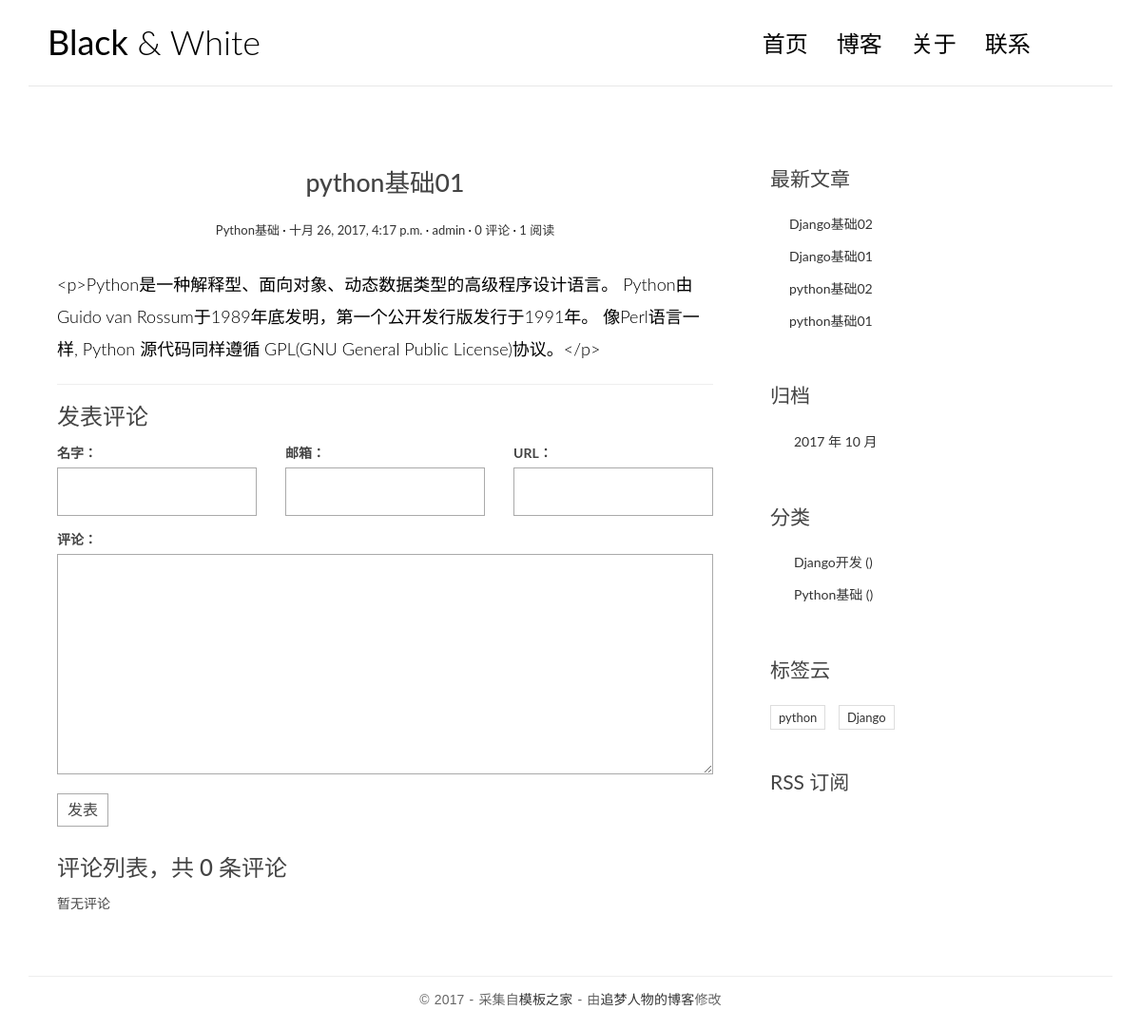
/blog/post/1, run on the app's committed database.
### blog/models.py (models this page shows, shortened)
class Post(models.Model):
    title = models.CharField(max_length=70)
    body = models.TextField()
    created_time = models.DateTimeField()
    modified_time = models.DateTimeField()
    excerpt = models.CharField(max_length=200, blank=True)
    category = models.ForeignKey(Category)
    tags = models.ManyToManyField(Tag, blank=True)
    author = models.ForeignKey(User)
    views = models.PositiveIntegerField(default=0)
    def increase_views(self):
        self.views += 1
        self.save(update_fields=['views'])
    def save(self, *args, **kwargs):
        if not self.excerpt:
            md = markdown.Markdown(extensions=[
                'markdown.extensions.extra',
                'markdown.extensions.codehilite',
            ])
            self.excerpt = strip_tags(md.convert(self.body))[:54]
        super(Post, self).save(*args, **kwargs)

class Category(models.Model):
    name = models.CharField(max_length=100)

class Tag(models.Model):
    name = models.CharField(max_length=100)

### blog/views.py (the view)
# urls.py: url(r'post2/(?P<pk>[0-9]+)$', views.PostDetailView.as_view(), name='detail'),
def detail(request, pk):
    post = get_object_or_404(Post, pk=pk)
    post.increase_views()
    post.body = markdown.markdown(post.body,
                                  extensions=[
                                      'markdown.extensions.extra',
                                      'markdown.extensions.codehilite',
                                      'markdown.extensions.toc',
                                  ])
    form = CommentForm()
    comment_list = post.comment_set.all()
    context = {'post': post,
               'form': form,
               'comment_list': comment_list
               }
    return render(request, 'blog/detail.html', context=context)

### comments/forms.py
class CommentForm(forms.ModelForm):
    class Meta:
        model = Comment
        fields = ['name', 'email', 'url', 'text']

### blog/templatetags/blog_tags.py (called while the page is built)
@register.simple_tag
def get_recent_posts(num=5):
    return Post.objects.all().order_by('-created_time')[:num]

@register.simple_tag
def archives():
    return Post.objects.dates('created_time', 'month', order='DESC')

@register.simple_tag
def get_categories():
    return Category.objects.annotate(num_posts=Count('post')).filter(num_posts__gt=0)

@register.simple_tag
def get_tags():
    return Tag.objects.annotate(num_posts=Count('post')).filter(num_posts__gt=0)

### templates/blog/detail.html (shortened to what this page needs)
{% extends 'blog/base.html' %}
{% block main %}
            <main class="col-md-8">
                <article class="post post-1">
                    <header class="entry-header">
                        <h1 class="entry-title">{{ post.title }}</h1>
                        <div class="entry-meta">
                            <span class="post-category"><a href="#">{{ post.category.name }}</a></span>
                            <span class="post-date"><a href="#"><time class="entry-date"
                                                                      datetime="{{ post.created_time }}">{{ post.created_time }}</time></a></span>
                            <span class="post-author"><a href="#">{{ post.author }}</a></span>
                            <span class="comments-link"><a href="#">{{ post.comment_set.count }} 评论</a></span>
                            <span class="views-count"><a href="#">{{ post.views }} 阅读</a></span>
                        </div>
                    </header>
                    <div class="entry-content clearfix">
                        {{ post.body }}
                    </div>
                </article>
                <section class="comment-area" id="comment-area">
                    <hr>
                    <h3>发表评论</h3>
            <form action="{% url 'comments:post_comment' post.pk %}" method="post" class="comment-form">
              <div class="row">
              <div class="col-md-4">
               <label for="{{ form.name.id_for_label }}">名字：</label>
               {{ form.name }}
              </div>
             <div class="col-md-4">
                <label for="{{ form.email.id_for_label }}">邮箱：</label>
                     {{ form.email }}
                </div>
            <div class="col-md-4">
            <label for="{{ form.url.id_for_label }}">URL：</label>
            {{ form.url }}
            </div>
            <div class="col-md-12">
             <label for="{{ form.text.id_for_label }}">评论：</label>
                 {{ form.text }}
                <button type="submit" class="comment-btn">发表</button>
            </div>
    </div>
    </form>
                    <div class="comment-list-panel">
                        <h3>评论列表，共 <span>{{ post.comment_set.count }}</span> 条评论</h3>
                        <ul class="comment-list list-unstyled">
                            {% for comment in comment_list %}
                            <li class="comment-item">
                                <span class="nickname">{{ comment.name }}</span>
                                <time class="submit-date">{{ comment.created_time }}</time>
                                <div class="text">
                                {{ comment.text }}
                                </div>
                            </li>
                             {% empty %}
                              暂无评论
                            {% endfor %}
                        </ul>
                    </div>
                </section>
            </main>
{% endblock main %}

### templates/blog/base.html (shortened to what this page needs)
<!DOCTYPE html>
<html>
<head>
    {% load staticfiles %}
    {% load blog_tags %}
    <link rel="stylesheet" href="{% static 'blog/css/bootstrap.min.css' %}">
    <link rel="stylesheet" href="http://code.ionicframework.com/ionicons/2.0.1/css/ionicons.min.css">
    <link rel="stylesheet" href="{% static 'blog/css/pace.css' %}">
    <link rel="stylesheet" href="{% static 'blog/css/custom.css' %}">
</head>
<body>
<div class="container">
    <header id="site-header">
        <div class="row">
            <div class="col-md-4 col-sm-5 col-xs-8">
                <div class="logo">
                    <h1><a href="/blog/index"><b>Black</b> &amp; White</a></h1>
                </div>
            </div>
            <div class="col-md-8 col-sm-7 col-xs-4">
                <nav class="main-nav" role="navigation">
                    <div class="collapse navbar-collapse" id="bs-example-navbar-collapse-1">
                        <ul class="nav navbar-nav navbar-right">
                            <li class="cl-effect-11"><a href="/blog/index" data-hover="首页">首页</a></li>
                            <li class="cl-effect-11"><a href="full-width.html" data-hover="博客">博客</a></li>
                            <li class="cl-effect-11"><a href="about.html" data-hover="关于">关于</a></li>
                            <li class="cl-effect-11"><a href="contact.html" data-hover="联系">联系</a></li>
                        </ul>
                    </div>
                </nav>
            </div>
        </div>
    </header>
</div>
<div class="content-body">
    <div class="container">
        <div class="row">
                {% block main %}
                {% endblock main %}
            <aside class="col-md-4">
                <div class="widget widget-recent-posts">
                    <h3 class="widget-title">最新文章</h3>
                    <ul>
                        {% get_recent_posts as recent_post_list %}
                        {% for post in recent_post_list %}
                        <li>
                            <a href="/blog/post/{{ post.pk }}">{{ post.title }}</a>
                        </li>
                        {% empty %}
                        暂无文章！
                        {% endfor %}
                    </ul>
                </div>
                <div class="widget widget-archives">
                    <h3 class="widget-title">归档</h3>
                    <ul>
                        {% archives as date_list %}
                        {% for date in date_list %}
                        <li>
                            <a href="/blog/archives/{{ date.year }}/{{ date.month }}/">{{ date.year }} 年 {{ date.month }} 月</a>
                        </li>
                        {% empty %}
                        暂无文章！
                        {% endfor %}
                    </ul>
                </div>
                <div class="widget widget-category">
                    <h3 class="widget-title">分类</h3>
                    <ul>
                        {% get_categories as category_list %}
                        {% for categoty in  category_list %}
                        <li>
                            <a href="/blog/category/{{ categoty.pk }}/">{{ categoty.name }} <span class="post-count">({{ category.num_posts }})</span></a>
                        </li>
                        {% empty %}
                        暂无分类！
                        {% endfor %}
                    </ul>
                </div>
               <div class="widget widget-tag-cloud">
                   <h3 class="widget-title">标签云</h3>
                    {% get_tags as tag_list %}
                    <ul>
                        {% for tag in tag_list %}
                        <li>
                            <a href="/blog/tag/{{ tag.pk }}">{{ tag.name }}</a>
                        </li>
                            {% empty %}
                            暂无标签！
                            {% endfor %}
                    </ul>
                </div>
                <div class="rss">
                    <a href=""> RSS 订阅</a>
                </div>
            </aside>
        </div>
    </div>
</div>
<footer id="site-footer">
    <div class="container">
        <div class="row">
            <div class="col-md-12">
                <p class="copyright">&copy 2017 - 采集自<a href="http://www.cssmoban.com/"
                                                        target="_blank" title="模板之家">模板之家</a>
                    - 由<a href="http://zmrenwu.com/" title="网页模板" target="_blank">追梦人物的博客</a>修改
                </p>
            </div>
        </div>
    </div>
</footer>
</body>
</html>

### blog/static/blog/css/custom.css (style rules this page uses)
* { outline: none; }
h1, h2, h3, h4, h5, h6 { margin-top: 0; }
b { font-weight: 400; }
a { color: #333; }
body { color: #444; font-family: 'Lato', sans-serif; }
p { font-family: 'Ubuntu', sans-serif; font-weight: 400; word-spacing: 1px; letter-spacing: 0.01em; }
#site-header { background-color: #FFF; padding: 25px 20px; margin-bottom: 40px; border-bottom: 1px solid #e7e7e7; }
.logo h1 a { color: #000; }
.logo h1 { margin: 0; font-family: 'Lato', sans-serif; font-weight: 300; }
.main-nav { margin-top: 11px; max-width: 95%; }
.main-nav a { color: #000000 !important; padding: 0 0 5px 0 !important; margin-right: 30px; font-family: 'Lato', sans-serif; font-weight: 300; font-size: 24px; }
.cl-effect-11 a { padding: 10px 0; color: #0972b4; text-shadow: none; }
.cl-effect-11 a::before { position: absolute; top: 0; left: 0; overflow: hidden; padding: 0 0 5px 0 !important; max-width: 0; border-bottom: 1px solid #000; color: #000; content: attr(data-hover); white-space: nowrap; -webkit-transition: max-width 0.5s; -moz-transition: max-width 0.5s; transition: max-width 0.5s; }
.content-body { padding-bottom: 4em; }
.post { background: #fff; padding: 30px 30px 0; }
.entry-title { text-align: center; font-size: 1.9em; margin-bottom: 20px; line-height: 1.6; padding: 10px 20px 0; }
.entry-meta { text-align: center; color: #DDDDDD; font-size: 13px; margin-bottom: 30px; }
.entry-content { font-size: 18px; line-height: 1.9; font-weight: 300; color: #000; }
.post-category::after, .post-date::after, .post-author::after, .comments-link::after { content: ' ·'; color: #000; }
.widget { background: #fff; padding: 30px 0 0; }
.widget-title { font-size: 1.5em; margin-bottom: 20px; line-height: 1.6; padding: 10px 0 0; font-weight: 400; }
.widget-recent-posts ul { padding: 0; margin: 0; padding-left: 20px; }
.widget-recent-posts ul li { list-style-type: none; position: relative; line-height: 170%; margin-bottom: 10px; }
.widget-recent-posts ul li::before { content: '\f3d3'; font-family: "Ionicons"; position: absolute; left: -17px; top: 3px; font-size: 16px; color: #000; }
.widget-archives ul { padding: 0; margin: 0; padding-left: 25px; }
.widget-archives ul li { list-style-type: none; position: relative; line-height: 170%; margin-bottom: 10px; }
.widget-archives ul li::before { content: '\f3f3'; font-family: "Ionicons"; position: absolute; left: -25px; top: 1px; font-size: 16px; color: #000; }
.widget-category ul { padding: 0; margin: 0; padding-left: 25px; }
.widget-category ul li { list-style-type: none; position: relative; line-height: 170%; margin-bottom: 10px; }
.widget-category ul li::before { content: '\f3fe'; font-family: "Ionicons"; position: absolute; left: -25px; top: 1px; font-size: 18px; color: #000; }
.widget-tag-cloud ul { padding: 0; margin: 0; margin-right: -10px; }
.widget-tag-cloud ul li { list-style-type: none; font-size: 13px; display: inline-block; margin-right: 10px; margin-bottom: 10px; padding: 3px 8px; border: 1px solid #ddd; }
.rss { font-size: 21px; margin-top: 30px; }
.rss a { color: #444; }
#site-footer { padding-top: 10px; padding: 0 0 1.5em 0; }
.copyright { text-align: center; padding-top: 1em; margin: 0; border-top: 1px solid #eee; color: #666; }
.contact-form input, .comment-form input { border: 1px solid #aaa; margin-bottom: 15px; width: 100%; padding: 15px 15px; font-size: 16px; line-height: 100%; transition: 0.4s border-color linear; }
.contact-form textarea, .comment-form textarea { border: 1px solid #aaa; margin-bottom: 15px; width: 100%; padding: 15px 15px; font-size: 16px; line-height: 20px !important; min-height: 183px; transition: 0.4s border-color linear; }
.comment-area { padding: 0 30px 0; }
.comment-form { margin-top: 15px; }
.comment-form .comment-btn { background-color: #fff; border: 1px solid #aaa; font-size: 16px; padding: 5px 10px; }
.comment-list-panel { margin-top: 30px; }
.comment-list { margin-top: 15px; }

### data on the page
Post: title "python基础01", category.name "Python基础", created_time "十月 26, 2017, 4:17 p.m.", author "admin", comment_set.count "0", views "1", body "<p>Python是一种解释型、面向对象、动态数据类型的高级程序设计语言。 Python由Guido van Rossum于1989年底发明，第一个公开发行版发行于1991年。 像Perl语言一样, Python 源代码同样遵循 GPL(GNU General Public License)协议。</p>"
Post: title "Django基础02"
Post: title "Django基础01"
Post: title "python基础02"
Category: name "Django开发"
Category: name "Python基础"
Tag: name "python"
Tag: name "Django"

### other printed values
{{ date.year }} "2017"
{{ date.month }} "10"
